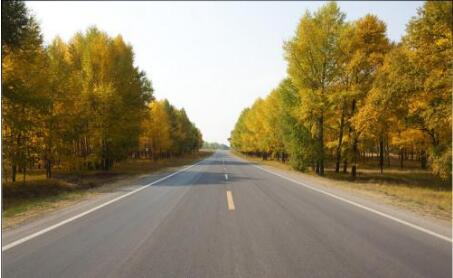
#> input picture data/houghlines_detect.jpg, 453 x 278 px
$ python houghlines_detect.py
#> lines starting #> are read from the running program, lines starting #| are printed output that depends on the picture; after the words box and inside, x2 and y2 are one past the last pixel; in counts of white or black regions, pixels touching at a corner belong together
import cv2
import numpy as np
import os


def image_preprocess(gray_image):
    ret, thresh = cv2.threshold(gray_image, 0, 255, cv2.THRESH_BINARY_INV + cv2.THRESH_OTSU)
    kernel = np.ones((3, 3), np.uint8)
    opening = cv2.morphologyEx(thresh, cv2.MORPH_OPEN, kernel, iterations=3)
    v = np.mean(gray_image)
    sigma = 0.33
    lower = (int(max(0, (1.0 - sigma) * v)))
    upper = (int(min(0, (1.0 + sigma) * v)))
    edged = cv2.Canny(opening, lower, upper)

    cv2.imshow('gray', gray_image)
    cv2.imshow('threshold', thresh)
    cv2.imshow('opening', opening)
    cv2.imshow('Canny', edged)
    return edged


def image_houghlinesp_detect(source):
    result = cv2.HoughLinesP(source, 1, np.pi / 180, 30, minLineLength=50, maxLineGap=10)
    lines = result[:, 0, :][:]

    return lines


def main(file):
#> called with file = '../data/houghlines_detect.jpg'
    image = cv2.imread(file)
#> image is the input picture: shape (278, 453, 3); mean B, G, R 98.8, 130.1, 144
    image = cv2.resize(image, (800, 500), interpolation=cv2.INTER_AREA)
#> image: shape (500, 800, 3)
    cv2.imshow('original image', image)
    gray = cv2.cvtColor(image, cv2.COLOR_BGR2GRAY)
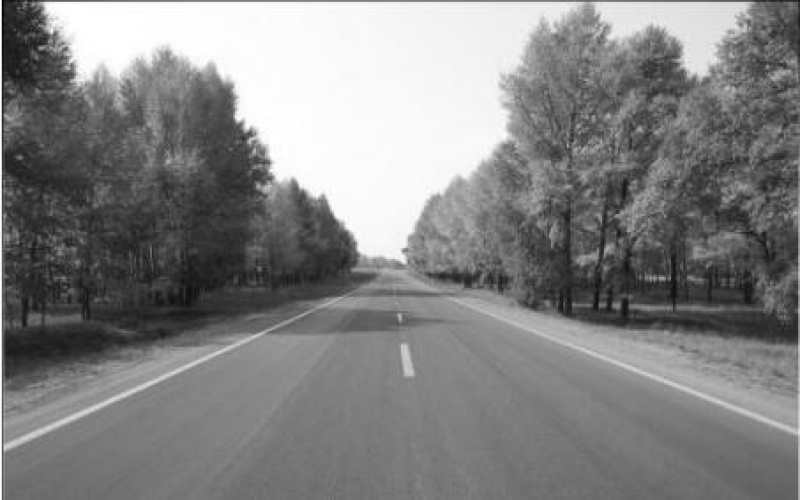
#> gray: shape (500, 800); min 0, max 255, mean 130.6
    canny = image_preprocess(gray)
#> in image_preprocess, `ret, thresh = cv2.threshold(gray_image, 0, 255, cv2.THRESH_BINARY_INV ..`:
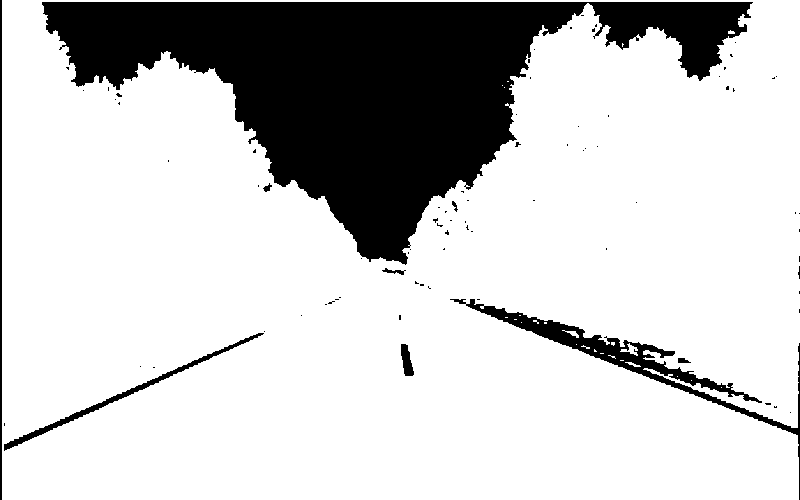
#> thresh: shape (500, 800); 78.9% white; 83 black regions (74 under 20 px), largest, box (x1, y1, x2, y2) and area: (42, 2, 753, 265) 76003, (450, 299, 800, 500) 5177, (4, 333, 264, 451) 1384
#> in image_preprocess, `ret, thresh = cv2.threshold(gray_image, 0, 255, cv2.THRESH_BINARY_INV ..`: ret = 169
#> in image_preprocess, `opening = cv2.morphologyEx(thresh, cv2.MORPH_OPEN, kernel, iterations=3)`:
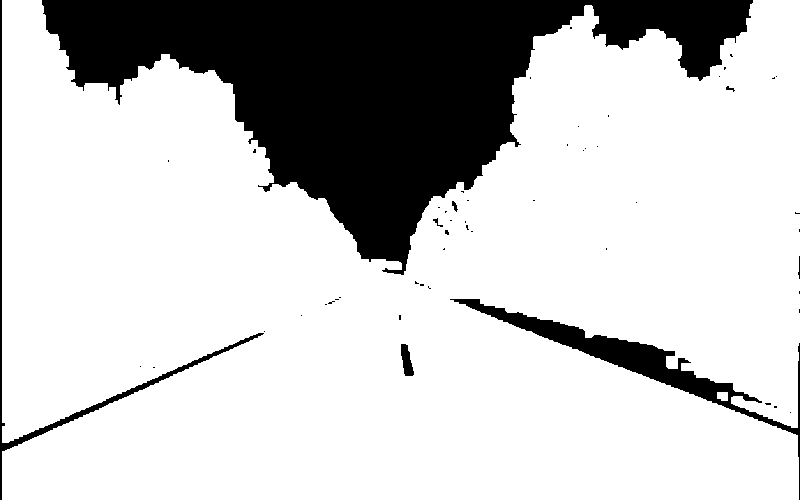
#> opening: shape (500, 800); 78% white; 55 black regions (47 under 20 px), largest, box (x1, y1, x2, y2) and area: (42, 0, 753, 275) 78814, (450, 299, 800, 500) 6254, (0, 0, 264, 500) 2412
#> in image_preprocess, `v = np.mean(gray_image)`: v = 130.6
#> in image_preprocess, `lower = (int(max(0, (1.0 - sigma) * v)))`: lower = 87
#> in image_preprocess, `upper = (int(min(0, (1.0 + sigma) * v)))`: upper = 0
#> in image_preprocess, `edged = cv2.Canny(opening, lower, upper)`:
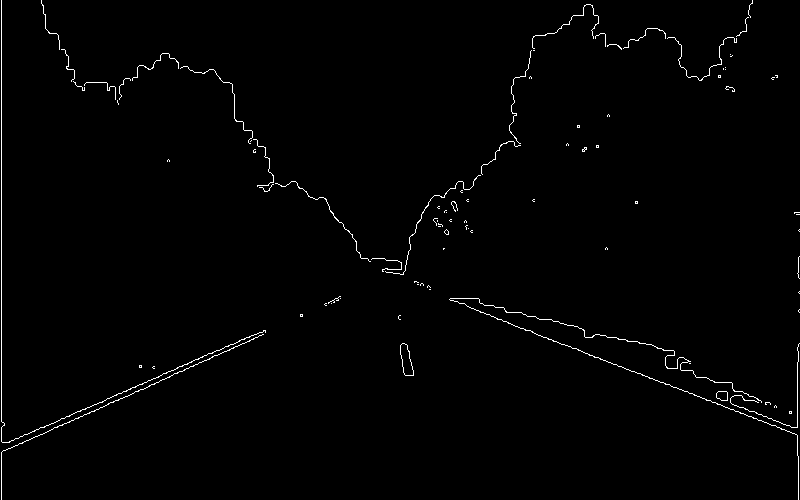
#> edged: shape (500, 800); 1% white in thin lines or dots
    all_lines = image_houghlinesp_detect(canny)
#> in image_houghlinesp_detect, `result = cv2.HoughLinesP(source, 1, np.pi / 180, 30, minLineLength=50,..`: result = 13 rows, first 6: [1, 499, 1, 0], [34, 431, 251, 335], [497, 319, 796, 434], [2, 451, 209, 359], [151, 384, 263, 334], [797, 455, 797, 362]
#> in image_houghlinesp_detect, `lines = result[:, 0, :][:]`: lines has the same summary as result
#> all_lines has the same summary as result in image_houghlinesp_detect
    for x1, y1, x2, y2 in all_lines:
        cv2.line(image, (x1, y1), (x2, y2), (255, 0, 0), 1)
        print('x1=%s, y1=%s, x2=%s, y2=%s' % (x1, y1, x2, y2))
#> this loop made 13 passes
#> (x1, y1, x2, y2) on passes 1 to 12: (1, 499, 1, 0), (34, 431, 251, 335), (497, 319, 796, 434), (2, 451, 209, 359), (151, 384, 263, 334), (797, 455, 797, 362), (476, 310, 761, 420), (8, 442, 94, 404), (480, 303, 583, 329), (716, 397, 795, 427), (212, 353, 265, 330), (724, 382, 774, 407)
#| x1=1, y1=499, x2=1, y2=0
#| x1=34, y1=431, x2=251, y2=335
#| x1=497, y1=319, x2=796, y2=434
#| x1=2, y1=451, x2=209, y2=359
#| x1=151, y1=384, x2=263, y2=334
#| x1=797, y1=455, x2=797, y2=362
#| x1=476, y1=310, x2=761, y2=420
#| x1=8, y1=442, x2=94, y2=404
#> (further printed lines are left out)
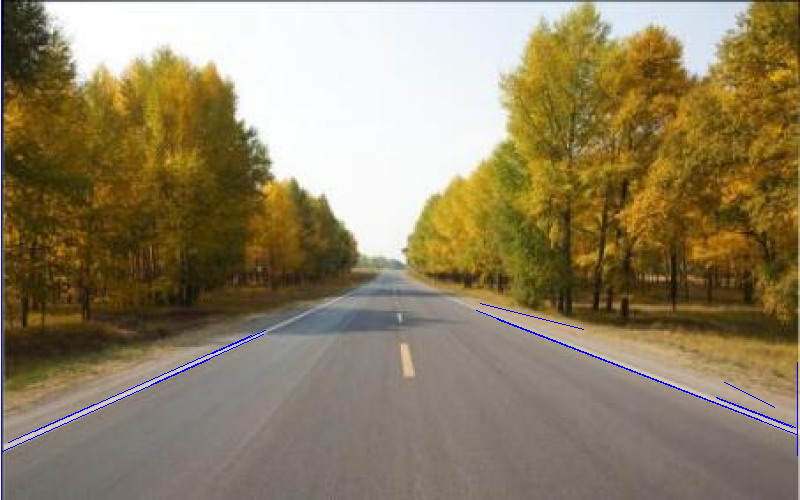
#> image: shape (500, 800, 3); mean B, G, R 99.3, 129.1, 143
    cv2.imshow('result', image)


if __name__ == '__main__':
    file = os.path.join('..', 'data', 'houghlines_detect.jpg')
    main(file)
    cv2.waitKey(0)
    cv2.destroyAllWindows()
